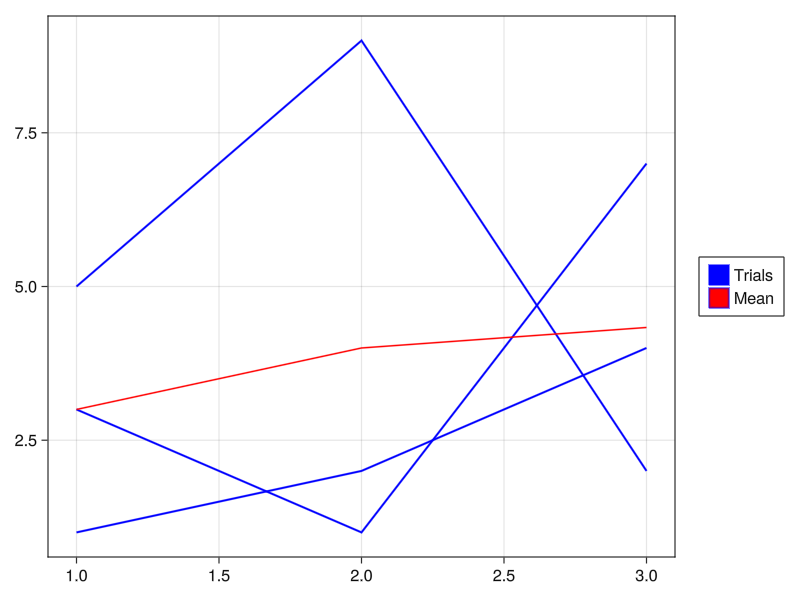

Julia code for this plot:
#= 
https://discourse.julialang.org/t/makie-series-plot-with-only-one-label-for-legend/105403
=#

using GLMakie, Statistics

trial_1 = [1, 5, 3]
trial_2 = [2, 9, 1]
trial_3 = [4, 2, 7]
trials = [trial_1 trial_2 trial_3]


colors = [:blue, :red]
function plot_res()
    fig = Figure()
    ax = Axis(fig[1, 1])
    series!(ax, trials, solid_color=colors[1])
    lines!(ax, vec(mean(trials, dims=1)), color=colors[2], label="mean")
    elems = [PolyElement(color=c, strokecolor=:blue, strokewidth=1) for c in colors]
    Legend(fig[1, 2], elems, ["Trials", "Mean"])
    fig

end

fig=plot_res();save("one-label.png",fig)

